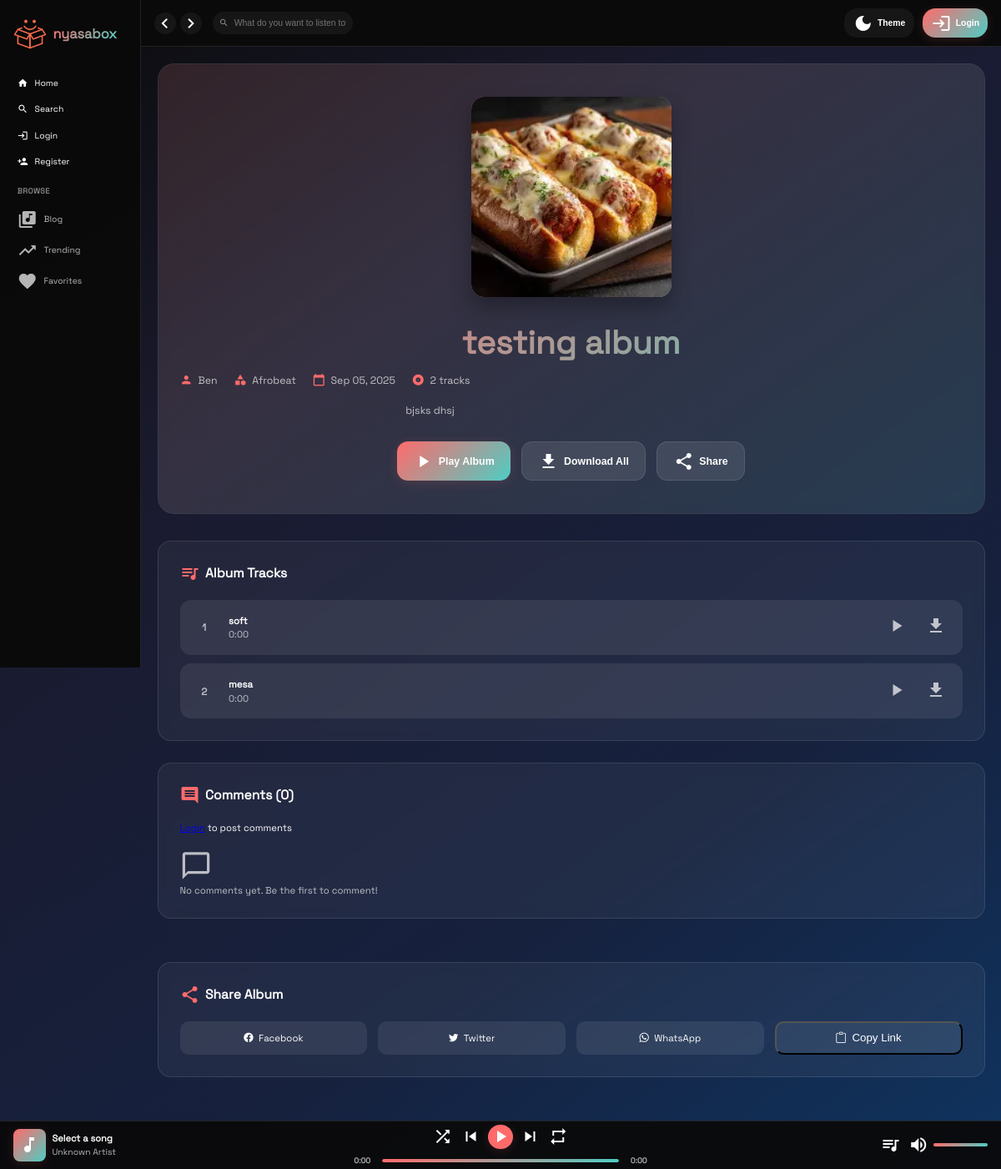
The app's page /album/testing-album/, older data.
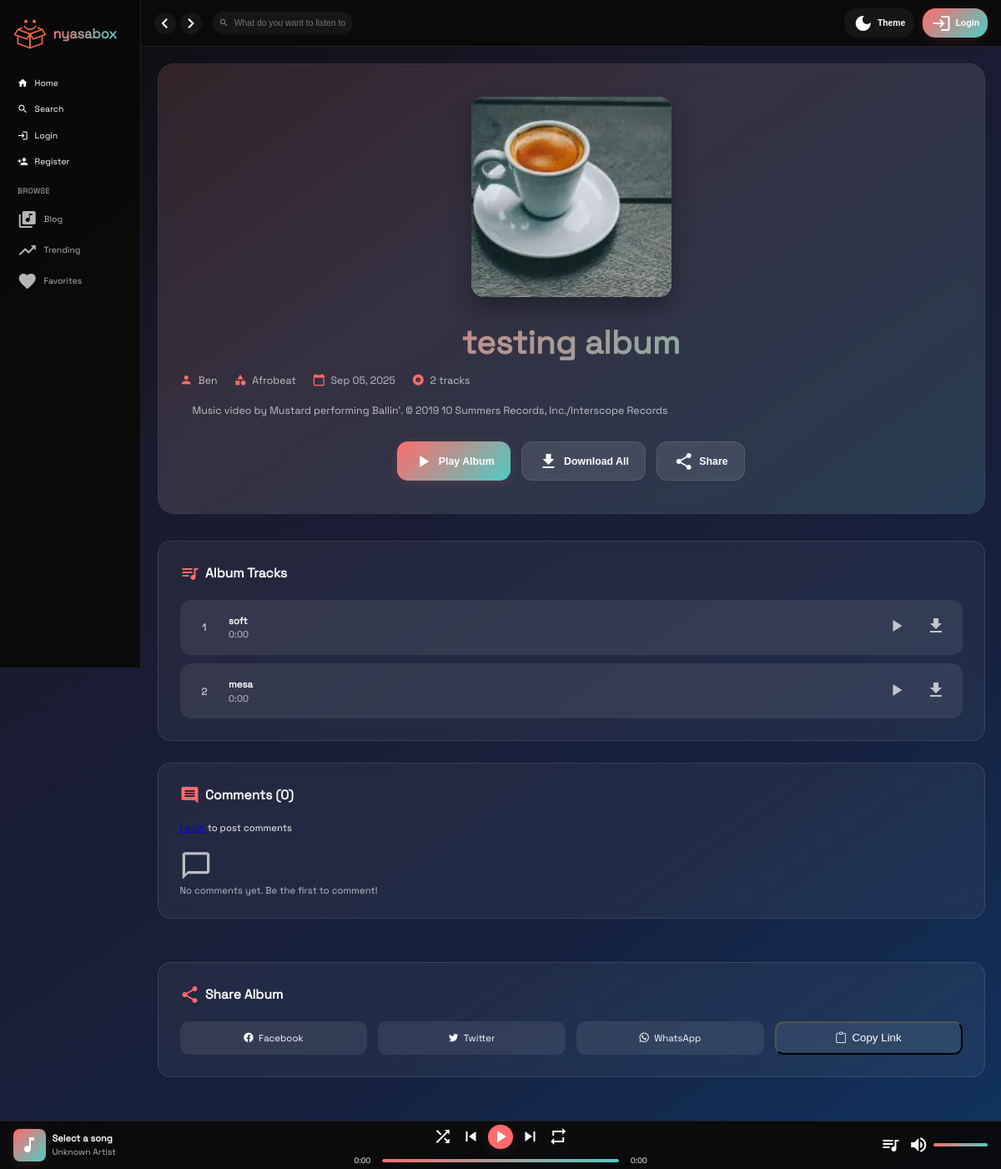
The same page, newer data.
### core/models.py (models this page shows, shortened)
class Album(models.Model):
    title = models.CharField(max_length=200)
    slug = models.SlugField(unique=True)
    artist = models.CharField(max_length=200)  # Changed from ForeignKey to CharField
    genre = models.CharField(max_length=20, choices=GENRE_CHOICES)  # Changed from ForeignKey to CharField
    release_date = models.DateField()
    cover_art = models.ImageField(upload_to='album_covers/')
    description = models.TextField(blank=True)
    uploader = models.ForeignKey(User, on_delete=models.CASCADE)
    created_at = models.DateTimeField(auto_now_add=True)
    updated_at = models.DateTimeField(auto_now=True)
    downloads = models.PositiveIntegerField(default=0)

### core/views.py (the view, shortened to what this page needs)
# urls.py: path('album/<slug:slug>/', views.album_detail, name='album_detail'),
def album_detail(request, slug):
    album = get_object_or_404(Album, slug=slug)
    tracks = album.tracks.all().order_by('track_number')
    comment_form = CommentForm()
    context = {
        'album': album,
        'tracks': tracks,
        'comment_form': comment_form,
    }
    return render(request, 'album_detail.html', context)

### core/forms.py
class CommentForm(forms.ModelForm):
    class Meta:
        model = Comment
        fields = ['text']
        widgets = {
            'text': forms.Textarea(attrs={'rows': 3, 'placeholder': 'Add your comment...'}),
        }

### core/models.py (called while the page is built)
    def get_formatted_duration(self):
        if self.duration:
            total_seconds = int(self.duration.total_seconds())
            minutes = total_seconds // 60
            seconds = total_seconds % 60
            return f"{minutes}:{seconds:02d}"
        return "0:00"

### core/templates/album_detail.html (shortened to what the changed rows need)
{% extends 'base.html' %}
{% load static %}
{% block content %}
<div class="album-container">
    <div class="album-hero">
        <div class="hero-content">
            <div class="album-artwork">
                {% if album.cover_art %}
                    <img src="{{ album.cover_art.url }}" alt="{{ album.title }}">
                {% else %}
                    <span class="material-icons">album</span>
                {% endif %}
            </div>
            <div class="album-info">
                <h1 class="album-title">{{ album.title }}</h1>
                <div class="album-meta">
                    <div class="meta-item">
                        <span class="material-icons">person</span>
                        {{ album.artist }}
                    </div>
                    <div class="meta-item">
                        <span class="material-icons">category</span>
                        {{ album.get_genre_display }}
                    </div>
                    <div class="meta-item">
                        <span class="material-icons">calendar_today</span>
                        {{ album.release_date|date:"M d, Y" }}
                    </div>
                    <div class="meta-item">
                        <span class="material-icons">album</span>
                        {{ tracks.count }} tracks
                    </div>
                </div>
                {% if album.description %}
                <p class="album-description">{{ album.description }}</p>
                {% endif %}
                <div class="album-actions">
                    <button class="action-btn primary-btn" onclick="playAlbum()">
                    </button>
                    <button class="action-btn secondary-btn" onclick="downloadAllTracks()">
                    </button>
                    <button class="action-btn secondary-btn" onclick="shareAlbum()">
                    </button>
                </div>
            </div>
        </div>
    </div>
    <div class="album-content">
        <div class="content-main">
            <div class="content-section">
                <h3 class="section-title">
                    <span class="material-icons">comment</span>
                    Comments ({{ album.comments.count }})
                </h3>
                {% if user.is_authenticated %}
                <form method="post" class="comment-form">
                    {% csrf_token %}
                    <textarea class="comment-input" name="text" placeholder="Write a comment..."></textarea>
                    <button type="submit" class="action-btn primary-btn" style="margin-top: 1rem;">
                        <span class="material-icons">send</span>
                        Post Comment
                    </button>
                </form>
                {% else %}
                <div class="alert-info" style="margin-bottom: 1.5rem;">
                    <a href="{% url 'login' %}?next={{ request.path }}" class="hover-link">Login</a> to post comments
                </div>
                {% endif %}
                <div class="comments-list">
                    {% for comment in album.comments.all %}
                    <div class="comment-card">
                        <div class="comment-header">
                            <div class="comment-user">
                                <img src="{{ comment.user.profile.profile_picture.url }}"
                                     alt="{{ comment.user.username }}"
                                     class="user-avatar">
                                <div class="user-info">
                                    <span class="username">{{ comment.user.username }}</span>
                                    <span class="comment-date">{{ comment.created_at|timesince }} ago</span>
                                </div>
                            </div>
                            {% if user == comment.user or user == album.uploader %}
                            <form method="post" action="{% url 'delete_comment' comment.id %}" class="d-inline">
                                {% csrf_token %}
                                <button type="submit" class="track-btn">
                                    <span class="material-icons">delete</span>
                                </button>
                            </form>
                            {% endif %}
                        </div>
                        <p class="comment-text">{{ comment.text }}</p>
                    </div>
                    {% empty %}
                    <div class="text-center" style="color: var(--text-secondary);">
                    </div>
                    {% endfor %}
                </div>
            </div>
        </div>
    </div>
</div>
{% endblock %}

Row changes from the older to the newer data that the page shows:
changed Album "testing album": cover_art: a different picture; description "bjsks dhsj" → "Music video by Mustard performing Ballin’. © 2019 10 Summers Records, Inc./Interscope Records"
